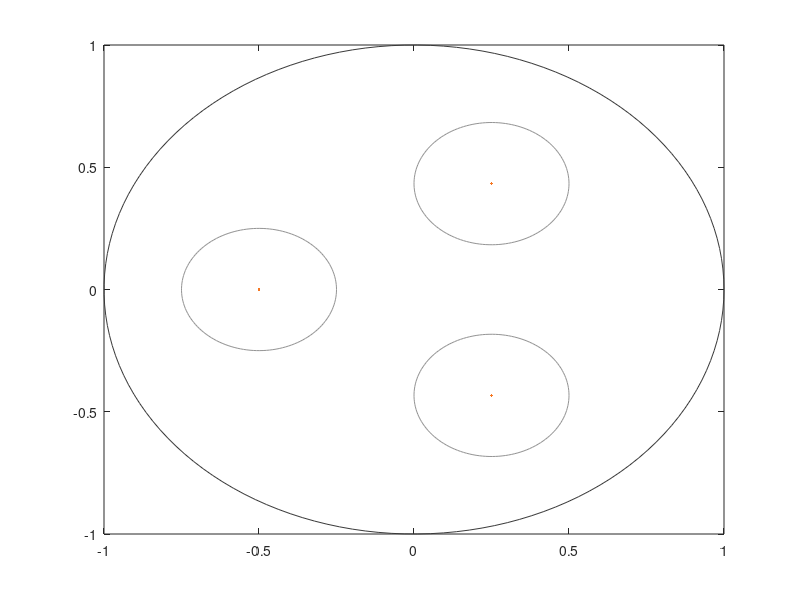

MATLAB code to generate this figure: (Note: this script raises an error after producing the figure.)
function demo_vandermonde_orb
% -------------------------------------------------------------------------
% In this demo we compute the conditioning of the Vandermonde matrices 
% construct via monomial basis and Chebyshev polynomials and the Lebesgue 
% constant of the interpolant construct by integrals on disks with 
% centers lying on orbits 
% -------------------------------------------------------------------------
% Dates
%--------------------------------------------------------------------------
% First version: November 15, 2023;
% Checked: December 07, 2023.
%--------------------------------------------------------------------------
% Authors
%--------------------------------------------------------------------------
% L. Bruni Bruno and G. Elefante
%--------------------------------------------------------------------------
% Paper
%--------------------------------------------------------------------------
% "Interpolation by integrals on discs"
% L. Bruni Bruno and G. Elefante
%--------------------------------------------------------------------------


%--------------------------------------------------------------------------
% Parameters
degSet = [1:20];
do_plot = 1;
intersection = 0; % 0 - no intersection, 1 - fixed radmax, 2 - caos 
typeset_rho = 4; % 1 - rand, 2 - ordered rand, 3 - equispaced, 4 - CL no extrema, 5 - Cheby
RadMaxDiscs = 0; % 0 - fixed radius, 1 - random radius
%--------------------------------------------------------------------------


h = 1;
for deg = degSet

fprintf('\n')
fprintf('...................................................')
fprintf('\n \t          degree   : %5d',deg)

dimP = nchoosek(deg+2,2);

NOrb = ceil((deg+1)/2); %floor(deg/2)+1;

dimPdisk = 2*[deg:-2:0] + 1;

centers = [];

switch typeset_rho
    case 1
        rho = rand(size(dimPdisk));
    case 2
        rho = sort(rand(size(dimPdisk)),'descend');
    case 3
        if dimPdisk(end)==1
            rho = linspace(0,1,size(dimPdisk,2)+1); 
            rho(end) = []; 
            rho = rho(end:-1:1);
        else
            rho = linspace(0,1,size(dimPdisk,2)+2); 
            rho(end) = []; rho(1) = [];
            rho = rho(end:-1:1);
        end
    case 4
        if dimPdisk(end)==1
            rho = cos([0:(2*NOrb)]*pi/(2*NOrb)); 
            rho = rho(2:NOrb+1);
        else
            rho = cos([0:(2*NOrb+1)]*pi/(2*NOrb+1));  
            rho = rho(2:NOrb+1);
        end
    case 5
        rho = cos((2*[1:(2*NOrb)]-1)*pi/(4*NOrb));
        rho = rho(1:NOrb);
end

for j = 1:length(dimPdisk)
    theta = linspace(0,2*pi,dimPdisk(j)+1); theta(end) = [];
    theta = mod(pi*j/3+theta,2*pi);
    centers = [centers, rho(j)*exp(1i*theta)];
end
centers = [real(centers'),imag(centers')];

C = exp(1i*linspace(0,2*pi,150));

if do_plot
    figure(1)
    plot(centers(:,1),centers(:,2),'.','Color',[245,119,34]/255); % 'Color',[147,147,147]/255
    hold on;
    plot(real(C),imag(C),'Color',[57,57,57]/255);
end

if intersection == 2
    Rmax = 1-rho';
elseif intersection == 1
    Rmax = 1-max(rho);
else
    if dimPdisk(end)==1
        R = [1,rho];
        Rmax = min(abs(R(1:end-1)-R(2:end)))/2;
    else
         R = [1,rho,0];
        Rmax = min(abs(R(1:end-1)-R(2:end)))/2;
    end
    Rmax = min(Rmax,2*pi/(2*dimPdisk(1)+2));
end

if RadMaxDiscs == 0
    radii_orb = Rmax.*ones(NOrb,1);
else
    radii_orb = Rmax*rand(NOrb,1);
end

radii = [];
for i = 1:NOrb
radii = [radii;repmat(radii_orb(i),dimPdisk(i),1)];
end

if do_plot
    for j=1:size(centers,1)
        CC = C*radii(j)+centers(j,1)+1i*centers(j,2);
        plot(real(CC),imag(CC),'Color',[147,147,147]/255) % 'Color',[245,119,34]/255
    end
end



Vmon = VandInt(deg,centers,radii);

Vcheb = chebVandInt(deg,centers,radii);

condVmon(h) = cond(Vmon);
condVcheb(h) = cond(Vcheb);

fprintf('\n...................................................')
fprintf('\n \t Cond Vand         : %2.3e',condVmon(h))
fprintf('\n \t Cond Vand cheb    : %2.3e',condVcheb(h))
fprintf('\n \t ratio cond        : %2.3e',condVmon(h)/condVcheb(h))
fprintf('\n...................................................')

% Lebesgue constant computation
LebCon(h) = LebesgueConstant(deg,centers,radii);


fprintf('\n \t Leb constant      : %2.3e',LebCon(h))
fprintf('\n...................................................')
fprintf('\n')

h = h + 1;
end

if do_plot
    figure(2)
    semilogy(degSet,condVmon,'-o','Color',[0,142,142]/255,'LineWidth',1.5)
    hold on;
    semilogy(degSet,condVcheb,'-o','Color',[142,0,0]/255,'LineWidth',1.5)

    figure(3)
    semilogy(degSet,LebCon,'-o','Color',[142,0,0]/255,'LineWidth',1.5);
    hold on
    if typeset_rho == 4
        semilogy(degSet,LebCon(1)*degSet.^(1/2),'-o','Color',[142,142,142]/255,'LineWidth',1.5)
        semilogy(degSet,LebCon(1)*degSet,'-o','Color',[142,142,142]/255,'LineWidth',1.5)
    end
end


